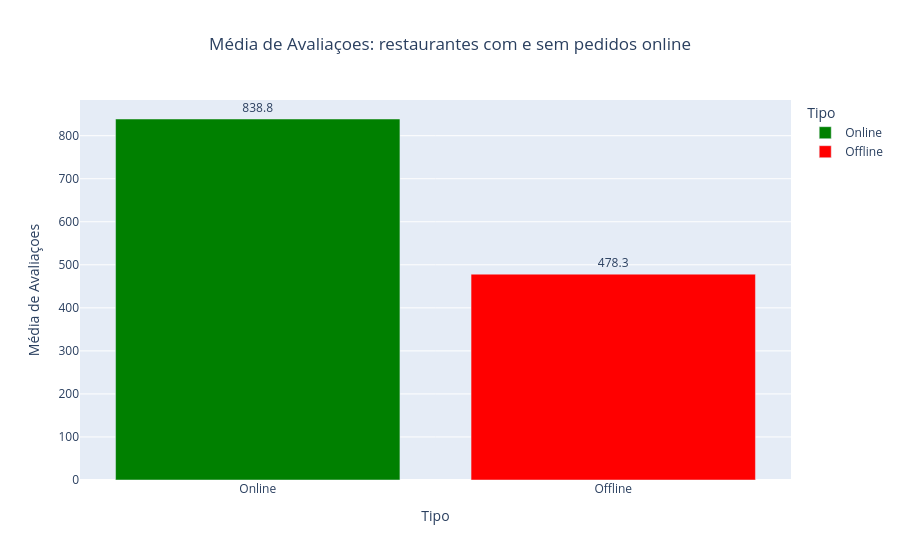

Notebook source saved alongside this figure:
### Markdown cell above
# Funções de Gráficos

### Code cell
def grafico_online_offline(df):

    media_online = df.loc[df['has_online_delivery'] == 1, 'votes'].mean().round(1)
    media_offline = df.loc[df['has_online_delivery'] == 0, 'votes'].mean().round(1)

    grafico = pd.DataFrame({
        'Tipo': ['Online', 'Offline'],
        'Média de Avaliaçoes': [media_online, media_offline]
    } )

    fig = px.bar(grafico, x='Tipo', y='Média de Avaliaçoes', text='Média de Avaliaçoes', 
                 title='Média de Avaliaçoes: restaurantes com e sem pedidos online', 
                 color='Tipo', color_discrete_map={ 'Online': 'green', 'Offline': 'red'}
)
    fig.update_layout(title_x=0.5)
    fig.update_traces(textposition='outside')

    return fig

grafico_online_offline(df)

### Figure 1 — Plotly figure (JSON) as saved in the notebook; plotly's stock layout.template omitted (floating-point values rounded to 4 significant figures)
{"data": [{"alignmentgroup": "True", "hovertemplate": "Tipo=%{x}<br>Média de Avaliaçoes=%{text}<extra></extra>", "legendgroup": "Online", "marker": {"color": "green", "pattern": {"shape": ""}}, "name": "Online", "offsetgroup": "Online", "orientation": "v", "showlegend": true, "text": [838.8], "textposition": "outside", "type": "bar", "x": ["Online"], "xaxis": "x", "y": [838.8], "yaxis": "y"}, {"alignmentgroup": "True", "hovertemplate": "Tipo=%{x}<br>Média de Avaliaçoes=%{text}<extra></extra>", "legendgroup": "Offline", "marker": {"color": "red", "pattern": {"shape": ""}}, "name": "Offline", "offsetgroup": "Offline", "orientation": "v", "showlegend": true, "text": [478.3], "textposition": "outside", "type": "bar", "x": ["Offline"], "xaxis": "x", "y": [478.3], "yaxis": "y"}], "layout": {"barmode": "relative", "legend": {"title": {"text": "Tipo"}, "tracegroupgap": 0}, "title": {"text": "Média de Avaliaçoes: restaurantes com e sem pedidos online", "x": 0.5}, "xaxis": {"anchor": "y", "categoryarray": ["Online", "Offline"], "categoryorder": "array", "domain": [0, 1], "title": {"text": "Tipo"}}, "yaxis": {"anchor": "x", "domain": [0, 1], "title": {"text": "Média de Avaliaçoes"}}}}
